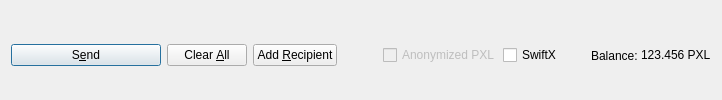
         <widget class="QFrame" name="frame_Send">
          <layout class="QHBoxLayout" name="horizontalLayout">
           <property name="bottomMargin">
            <number>0</number>
           </property>
           <item>
            <widget class="QPushButton" name="sendButton">
             <property name="minimumSize">
              <size>
               <width>150</width>
               <height>0</height>
              </size>
             </property>
             <property name="toolTip">
              <string>Confirm the send action</string>
             </property>
             <property name="text">
              <string>S&amp;end</string>
             </property>
             <property name="icon">
              <iconset resource="../pixel.qrc">
               <normaloff>:/icons/send</normaloff>:/icons/send</iconset>
             </property>
             <property name="autoDefault">
              <bool>false</bool>
             </property>
             <property name="default">
              <bool>true</bool>
             </property>
            </widget>
           </item>
           <item>
            <widget class="QPushButton" name="clearButton">
             <property name="sizePolicy">
              <sizepolicy hsizetype="Minimum" vsizetype="Fixed">
               <horstretch>0</horstretch>
               <verstretch>0</verstretch>
              </sizepolicy>
             </property>
             <property name="toolTip">
              <string>Clear all fields of the form.</string>
             </property>
             <property name="text">
              <string>Clear &amp;All</string>
             </property>
             <property name="icon">
              <iconset resource="../pixel.qrc">
               <normaloff>:/icons/remove</normaloff>:/icons/remove</iconset>
             </property>
             <property name="autoDefault">
              <bool>false</bool>
             </property>
            </widget>
           </item>
           <item>
            <widget class="QPushButton" name="addButton">
             <property name="toolTip">
              <string>Send to multiple recipients at once</string>
             </property>
             <property name="text">
              <string>Add &amp;Recipient</string>
             </property>
             <property name="icon">
              <iconset resource="../pixel.qrc">
               <normaloff>:/icons/add</normaloff>:/icons/add</iconset>
             </property>
             <property name="autoDefault">
              <bool>false</bool>
             </property>
            </widget>
           </item>
           <item>
            <spacer name="horizontalSpacer">
             <property name="orientation">
              <enum>Qt::Horizontal</enum>
             </property>
             <property name="sizeHint" stdset="0">
              <size>
               <width>40</width>
               <height>20</height>
              </size>
             </property>
            </spacer>
           </item>
           <item>
            <layout class="QHBoxLayout" name="horizontalLayout_2">
             <property name="spacing">
              <number>3</number>
             </property>
             <item>
              <widget class="QCheckBox" name="checkzPXL">
               <property name="enabled">
                <bool>false</bool>
               </property>
               <property name="text">
                <string>Anonymized PXL</string>
               </property>
              </widget>
             </item>
             <item>
              <widget class="QCheckBox" name="checkSwiftTX">
               <property name="enabled">
                <bool>true</bool>
               </property>
               <property name="minimumSize">
                <size>
                 <width>85</width>
                 <height>0</height>
                </size>
               </property>
               <property name="text">
                <string>SwiftX</string>
               </property>
              </widget>
             </item>
             <item>
              <widget class="QLabel" name="label">
               <property name="text">
                <string>Balance:</string>
               </property>
              </widget>
             </item>
             <item>
              <widget class="QLabel" name="labelBalance">
               <property name="sizePolicy">
                <sizepolicy hsizetype="Preferred" vsizetype="Fixed">
                 <horstretch>0</horstretch>
                 <verstretch>0</verstretch>
                </sizepolicy>
               </property>
               <property name="cursor">
                <cursorShape>IBeamCursor</cursorShape>
               </property>
               <property name="text">
                <string notr="true">123.456 PXL</string>
               </property>
               <property name="textInteractionFlags">
                <set>Qt::LinksAccessibleByMouse|Qt::TextSelectableByKeyboard|Qt::TextSelectableByMouse</set>
               </property>
              </widget>
             </item>
            </layout>
           </item>
          </layout>
         </widget>
